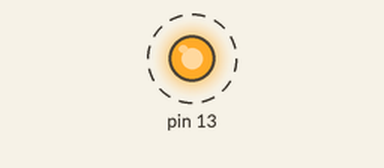
A sketch run on a simulated Arduino Uno, built for the host (arithmetic inside an expression is 32-bit, double 64-bit). Parts: output pins drawn as LEDs (lit = HIGH). Dashed ring = blinking. What the sketch prints to the serial monitor is not drawn.

Above: at 1.0 s.
Timing chart, 0 to 3.8 s (numbered marks = the images above):
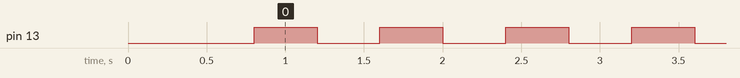

The sketch:

sketch_asm2.ino
```cpp
#include "testasm.h"

void setup() {
  // put your setup code here, to run once
  Serial.begin(9600);

  // The operation sumval() + diffval() returns
  // 2*(the largest of the two numbers)
  // Of course, this is not how this was implemented
  // In the assembly, but it makes it much easier to
  // check if the function output is correct


  // Test Cases
  Serial.print("Input: a = 11, b = 8 \n Expected Output: 22 \n Output: sumval() + diffval() is: ");
  Serial.println(testasm(11, 8));
  Serial.print("\n");

  Serial.print("Input: a = 255, b = 4 \n Expected Output: 510 \n Output: sumval() + diffval() is: ");
  Serial.println(testasm(255, 4));
  Serial.print("\n");

  Serial.print("Input: a = 8, b = 11 \n Expected Output: 22 \n Output: sumval() + diffval() is: ");
  Serial.println(testasm(8, 11));
  Serial.print("\n");

  Serial.print("Input: a = 134, b = 176 \n Expected Output: 352 \n Output: sumval() + diffval() is: ");
  Serial.println(testasm(134, 176));
  Serial.print("\n");

  Serial.print("Input: a = 11, b = 11 \n Expected Output: 22 \n Output: sumval() + diffval() is: ");
  Serial.println(testasm(11, 11));
  Serial.print("\n");

  Serial.print("Input: a = 255, b = 1 \n Expected Output: 510 \n Output: sumval() + diffval() is: ");
  Serial.println(testasm(255, 1));
  Serial.print("\n");

  Serial.print("Input: a = 255, b = 0 \n Expected Output: 510 \n Output: sumval() + diffval() is: ");
  Serial.println(testasm(255, 0));
  Serial.print("\n");

  Serial.print("Input: a = 0, b = 255 \n Expected Output: 510 \n Output: sumval() + diffval() is: ");
  Serial.println(testasm(0, 255));
  Serial.print("\n");


  Serial.print("Input: a = 233, b = 27 \n Expected Output: 466 \n Output: sumval() + diffval() is: ");
  Serial.println(testasm(233, 27));
  Serial.print("\n");

  Serial.print("Input: a = 0, b = 0 \n Expected Output: 0 \n Output: sumval() + diffval() is: ");
  Serial.println(testasm(0, 0));
  Serial.print("\n");


  pinMode (13, OUTPUT);
}

void loop() {
  // put your main code here, to run repeatedly:
  digitalWrite (13, HIGH);
  delay(400);
  digitalWrite (13, LOW);
  delay(400);
}
```

testasm.cpp
```cpp
#include "testasm.h"

/* the attribute "used" tells the compiler to not inline this function */
__attribute__((used))
unsigned int testasm(unsigned char a, unsigned char b) {
  unsigned int out;

  asm volatile (R"(

   rjmp start_of_assembly

   .data
   ; any data values/static storage can go here

   .text

start_of_assembly:
   ; Your assembly language program goes here
   ;
   ; For this example, your program must not modify any registers other than
   ; r24 and r25. In other words, save and restore all the registers that
   ; are modified by your code.

   ; Tell the compiler to move the arguments a, b into registers
   ; r24, r25 respectively
   ;
   mov r24,%1
   mov r25,%2
   ;
   ;  --- YOUR CODE GOES HERE ---
   ;       r24 = a, r25 = b
   ;

push r18  ; We follow the caller convention in this code
push r19  ; r18 and r19 are saved to the stack

call sumval
call diffval

add r24, r18 ; This preforms sumval() + diffval()
mov r25, r19 ; If there is a carry from sumval, include it here
adc r25, r1  ; If there is a carry from sumval() + diffval(), include it here

pop r19   ; Restore r19 to its original value before the function calls
pop r18   ; Restore r18 to its original value before the function calls

rjmp end_of_assembly


sumval: mov r18, r24
        mov r19, r25
        add r18, r19 ;adds register 19 to register 18 and saved it to r18. May or may not flag carry bit
        mov r19, r1  ;sets r17 to 0
        adc r19, r1  ; if carry flag is set, adds 1 to the operation of adding 0 to r19, if not, simply adds 0 and r19
        ret


diffval:  cp r25, r24               ; Sets c flag in SREG if a is greater than b
          brsh b_greater_than_a     ; Branches if c flag is 0 (if b is greater than a)
          sub r24, r25
          mov r25, r1
          ret

b_greater_than_a:  sub r25, r24
                   mov r24, 25
                   mov r25, r1
                   ret


   ;
   ;  --- YOUR CODE ENDS ---
   ;      The result must be in the register pair r25:r24
   ;      You can also rjmp to the label end_of_assembly if you need to.
   ;
end_of_assembly:
   ; -- move r25:r24 to the 16-bit word in variable out
   movw %0,r24

)" : "=w" (out)  /* out is %0, and a 16-bit variable that is modified
		    by the assembly language */
   : "r" (a), "r" (b)  /* a is %1, b is %2, both are register-sized
			  variables */
   : "r25", "r24");   /* r24, r25 are modified by this assembly
			 language fragment */

  return out;
}
```

testasm.h
```cpp
unsigned int testasm (unsigned char, unsigned char);
```

Measured:
- by itself, pin 13: alternates HIGH for 0.40 s and LOW for 0.40 s
